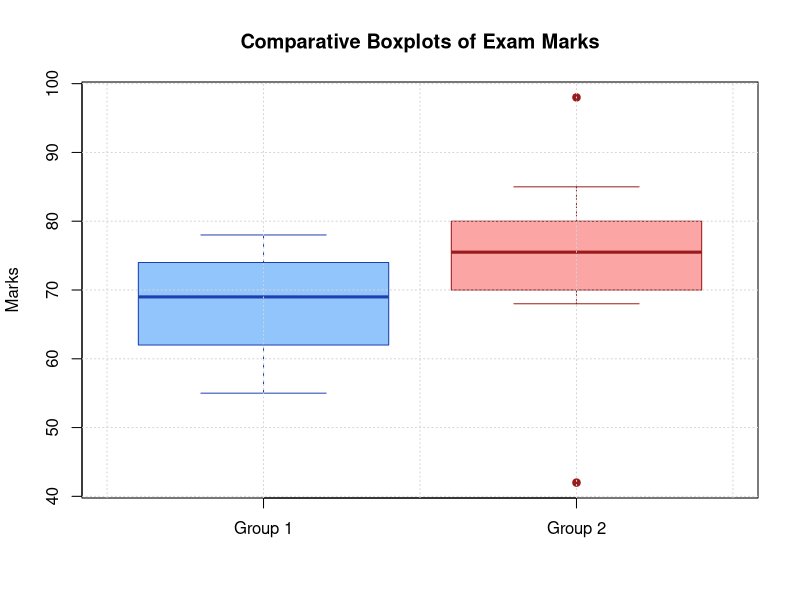

Here is the R script that generated this plot:
# Question 16: Draw comparative boxplots for two groups of marks; identify greater spread and outliers.

group1 <- c(55, 60, 62, 65, 68, 70, 72, 74, 75, 78)
group2 <- c(42, 68, 70, 72, 75, 76, 78, 80, 85, 98)

cat("--- Marks Summary ---\n")
cat("Group 1 IQR:", IQR(group1), "| Range:", diff(range(group1)), "\n")
cat("Group 2 IQR:", IQR(group2), "| Range:", diff(range(group2)), "\n")

png("../screenshots/q16_comparative_boxplot.png", width=800, height=600, res=120)
boxplot(group1, group2, names=c("Group 1", "Group 2"), col=c("#93c5fd", "#fca5a5"),
        main="Comparative Boxplots of Exam Marks", ylab="Marks", border=c("#1e40af", "#991b1b"), pch=19)
grid()
dev.off()

cat("\nInterpretation:\n")
cat("- Group 2 displays a substantially greater spread (Range =", diff(range(group2)), ", IQR =", IQR(group2), ").\n")
cat("- Group 2 contains potential extremes/outliers at 42 (low) and 98 (high).\n")
cat("Boxplot saved to screenshots/q16_comparative_boxplot.png\n")
